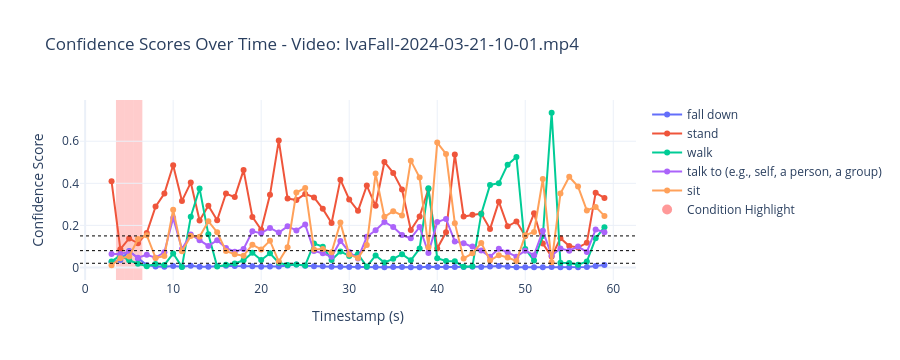

Notebook source saved alongside this figure:
### Code cell
plot_class_confidences(df, 
                       video_name="IvaFall-2024-03-21-10-01.mp4", 
                       class_list=["fall down", 'stand', #'watch (a person)',
                                    #'carry/hold (an object)','listen to (a person)', 
                                    'walk', 'talk to (e.g., self, a person, a group)', "sit"], 
                       highlight_timestamps=None,
                       threshold_lines=[0.02, 0.08, 0.15],
                      highlight_condition=condition)

### Figure 1 — Plotly figure (JSON) as saved in the notebook; plotly's stock layout.template omitted (floating-point values rounded to 4 significant figures)
{"data": [{"hovertemplate": "<b>Class:</b> fall down<br><b>Timestamp:</b> %{x}<br><b>Confidence:</b> %{y:.2f}<extra></extra>", "mode": "lines+markers", "name": "fall down", "type": "scatter", "x": [3, 4, 5, 6, 7, 8, 9, 10, 11, 12, 13, 14, 15, 16, 17, 18, 19, 20, 21, 22, 23, 24, 25, 26, 27, 28, 29, 30, 31, 32, 33, 34, 35, 36, 37, 38, 39, 40, 41, 42, 43, 44, 45, 46, 47, 48, 49, 50, 51, 52, 53, 54, 55, 56, 57, 58, 59], "y": [0.02615, 0.03525, 0.07843, 0.04247, 0.01113, 0.00475, 0.003532, 0.006531, 0.003446, 0.007704, 0.003962, 0.003873, 0.006688, 0.008552, 0.007049, 0.006872, 0.005468, 0.003416, 0.00416, 0.004918, 0.009662, 0.01466, 0.008674, 0.005839, 0.005942, 0.003503, 0.003962, 0.002901, 0.00299, 0.002313, 0.002358, 0.001677, 0.002507, 0.002, 0.001308, 0.001722, 0.00407, 0.00197, 0.002034, 0.00199, 0.002291, 0.003749, 0.002056, 0.004335, 0.007006, 0.002981, 0.001725, 0.001424, 0.001199, 0.001139, 0.00183, 0.001574, 0.001281, 0.001601, 0.002358, 0.007279, 0.01222]}, {"hovertemplate": "<b>Class:</b> stand<br><b>Timestamp:</b> %{x}<br><b>Confidence:</b> %{y:.2f}<extra></extra>", "mode": "lines+markers", "name": "stand", "type": "scatter", "x": [3, 4, 5, 6, 7, 8, 9, 10, 11, 12, 13, 14, 15, 16, 17, 18, 19, 20, 21, 22, 23, 24, 25, 26, 27, 28, 29, 30, 31, 32, 33, 34, 35, 36, 37, 38, 39, 40, 41, 42, 43, 44, 45, 46, 47, 48, 49, 50, 51, 52, 53, 54, 55, 56, 57, 58, 59], "y": [0.4097, 0.08681, 0.1382, 0.1149, 0.1644, 0.2894, 0.3516, 0.4859, 0.3164, 0.4034, 0.2236, 0.2936, 0.2249, 0.3518, 0.3344, 0.4628, 0.2404, 0.1793, 0.3452, 0.6029, 0.3276, 0.3212, 0.3497, 0.3331, 0.2786, 0.2115, 0.4173, 0.323, 0.269, 0.3893, 0.293, 0.5014, 0.4496, 0.3702, 0.178, 0.2417, 0.3728, 0.09006, 0.1671, 0.5373, 0.2423, 0.2501, 0.2566, 0.1826, 0.3129, 0.1956, 0.2186, 0.1502, 0.2576, 0.1141, 0.05167, 0.1392, 0.1018, 0.09483, 0.1172, 0.3551, 0.3308]}, {"hovertemplate": "<b>Class:</b> walk<br><b>Timestamp:</b> %{x}<br><b>Confidence:</b> %{y:.2f}<extra></extra>", "mode": "lines+markers", "name": "walk", "type": "scatter", "x": [3, 4, 5, 6, 7, 8, 9, 10, 11, 12, 13, 14, 15, 16, 17, 18, 19, 20, 21, 22, 23, 24, 25, 26, 27, 28, 29, 30, 31, 32, 33, 34, 35, 36, 37, 38, 39, 40, 41, 42, 43, 44, 45, 46, 47, 48, 49, 50, 51, 52, 53, 54, 55, 56, 57, 58, 59], "y": [0.02901, 0.05689, 0.03448, 0.01756, 0.006282, 0.01694, 0.01218, 0.06618, 0.002867, 0.2409, 0.3757, 0.1575, 0.004681, 0.0129, 0.01884, 0.03434, 0.07032, 0.03547, 0.06756, 0.02253, 0.01181, 0.01391, 0.009935, 0.1138, 0.09911, 0.03618, 0.0763, 0.05494, 0.0641, 0.004652, 0.05731, 0.02355, 0.04099, 0.06305, 0.03388, 0.09018, 0.377, 0.04412, 0.03086, 0.02961, 0.002931, 0.005569, 0.2545, 0.3922, 0.4004, 0.4887, 0.525, 0.08835, 0.03295, 0.1501, 0.7353, 0.0225, 0.0214, 0.01291, 0.02805, 0.1387, 0.1917]}, {"hovertemplate": "<b>Class:</b> talk to (e.g., self, a person, a group)<br><b>Timestamp:</b> %{x}<br><b>Confidence:</b> %{y:.2f}<extra></extra>", "mode": "lines+markers", "name": "talk to (e.g., self, a person, a group)", "type": "scatter", "x": [3, 4, 5, 6, 7, 8, 9, 10, 11, 12, 13, 14, 15, 16, 17, 18, 19, 20, 21, 22, 23, 24, 25, 26, 27, 28, 29, 30, 31, 32, 33, 34, 35, 36, 37, 38, 39, 40, 41, 42, 43, 44, 45, 46, 47, 48, 49, 50, 51, 52, 53, 54, 55, 56, 57, 58, 59], "y": [0.06366, 0.06437, 0.07483, 0.04638, 0.0603, 0.04673, 0.07254, 0.2349, 0.0878, 0.1569, 0.1297, 0.1024, 0.1295, 0.09278, 0.07495, 0.08769, 0.1718, 0.1629, 0.1881, 0.166, 0.1954, 0.1761, 0.2042, 0.0783, 0.06753, 0.0507, 0.1264, 0.07377, 0.04292, 0.1458, 0.1772, 0.2162, 0.1925, 0.1543, 0.1384, 0.1924, 0.06903, 0.2157, 0.2308, 0.124, 0.1148, 0.09925, 0.08016, 0.05155, 0.08923, 0.0719, 0.0512, 0.08005, 0.0587, 0.1742, 0.05676, 0.09021, 0.07969, 0.09949, 0.07393, 0.1806, 0.1674]}, {"hovertemplate": "<b>Class:</b> sit<br><b>Timestamp:</b> %{x}<br><b>Confidence:</b> %{y:.2f}<extra></extra>", "mode": "lines+markers", "name": "sit", "type": "scatter", "x": [3, 4, 5, 6, 7, 8, 9, 10, 11, 12, 13, 14, 15, 16, 17, 18, 19, 20, 21, 22, 23, 24, 25, 26, 27, 28, 29, 30, 31, 32, 33, 34, 35, 36, 37, 38, 39, 40, 41, 42, 43, 44, 45, 46, 47, 48, 49, 50, 51, 52, 53, 54, 55, 56, 57, 58, 59], "y": [0.01058, 0.04376, 0.05216, 0.1352, 0.1534, 0.04534, 0.05435, 0.2748, 0.07748, 0.1499, 0.1464, 0.2199, 0.1673, 0.07816, 0.06255, 0.0561, 0.1082, 0.08583, 0.1276, 0.02821, 0.09671, 0.3563, 0.3774, 0.08532, 0.08737, 0.07251, 0.2132, 0.06197, 0.04473, 0.1064, 0.4461, 0.241, 0.2674, 0.2471, 0.5078, 0.4272, 0.09585, 0.5935, 0.5393, 0.2106, 0.04296, 0.06714, 0.1168, 0.03323, 0.05859, 0.04717, 0.03087, 0.1527, 0.169, 0.4203, 0.02455, 0.3515, 0.4308, 0.3846, 0.2708, 0.288, 0.2452]}, {"marker": {"color": "red", "opacity": 0.4, "size": 10}, "mode": "markers", "name": "Condition Highlight", "type": "scatter", "x": [null], "y": [null]}], "layout": {"height": 360, "hovermode": "x unified", "shapes": [{"line": {"color": "black", "dash": "dot", "width": 1}, "type": "line", "x0": 0, "x1": 1, "xref": "x domain", "y0": 0.02, "y1": 0.02, "yref": "y"}, {"line": {"color": "black", "dash": "dot", "width": 1}, "type": "line", "x0": 0, "x1": 1, "xref": "x domain", "y0": 0.08, "y1": 0.08, "yref": "y"}, {"line": {"color": "black", "dash": "dot", "width": 1}, "type": "line", "x0": 0, "x1": 1, "xref": "x domain", "y0": 0.15, "y1": 0.15, "yref": "y"}, {"fillcolor": "red", "layer": "below", "line": {"width": 0}, "opacity": 0.2, "type": "rect", "x0": 3.5, "x1": 4.5, "xref": "x", "y0": 0, "y1": 1, "yref": "y domain"}, {"fillcolor": "red", "layer": "below", "line": {"width": 0}, "opacity": 0.2, "type": "rect", "x0": 4.5, "x1": 5.5, "xref": "x", "y0": 0, "y1": 1, "yref": "y domain"}, {"fillcolor": "red", "layer": "below", "line": {"width": 0}, "opacity": 0.2, "type": "rect", "x0": 5.5, "x1": 6.5, "xref": "x", "y0": 0, "y1": 1, "yref": "y domain"}], "title": {"text": "Confidence Scores Over Time - Video: IvaFall-2024-03-21-10-01.mp4"}, "xaxis": {"autorange": true, "range": [-0.4714, 62.47], "title": {"text": "Timestamp (s)"}, "type": "linear"}, "yaxis": {"autorange": true, "range": [-0.05945, 0.7959], "title": {"text": "Confidence Score"}, "type": "linear"}}}
